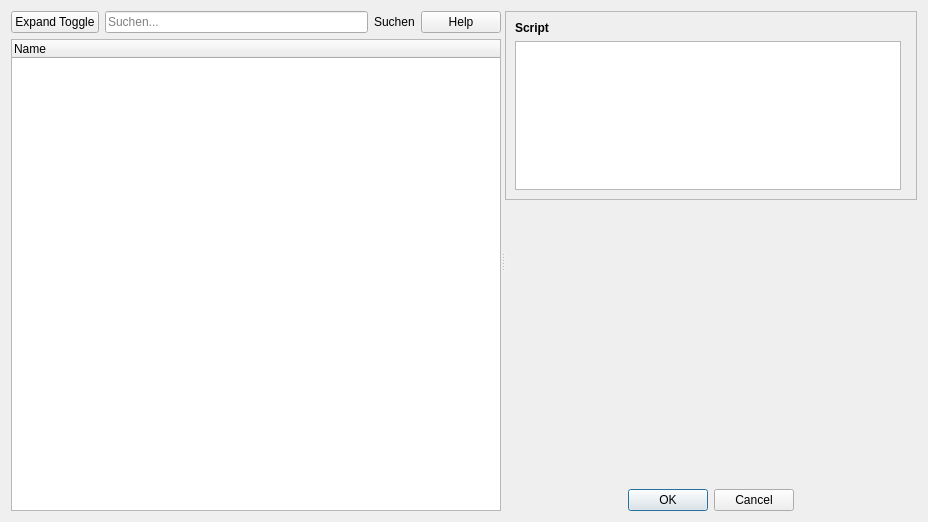
<?xml version="1.0" encoding="UTF-8"?>
<ui version="4.0">
 <class>Dialog</class>
 <widget class="QDialog" name="Dialog">
  <property name="windowModality">
   <enum>Qt::WindowModality::ApplicationModal</enum>
  </property>
  <property name="geometry">
   <rect>
    <x>0</x>
    <y>0</y>
    <width>928</width>
    <height>522</height>
   </rect>
  </property>
  <property name="windowTitle">
   <string>Taverne - Script erstellen...</string>
  </property>
  <layout class="QGridLayout" name="gridLayout_2">
   <item row="0" column="0">
    <widget class="QSplitter" name="splitter">
     <property name="orientation">
      <enum>Qt::Orientation::Horizontal</enum>
     </property>
     <widget class="QWidget" name="verticalLayout_2" native="true">
      <property name="sizePolicy">
       <sizepolicy hsizetype="Preferred" vsizetype="Preferred">
        <horstretch>0</horstretch>
        <verstretch>0</verstretch>
       </sizepolicy>
      </property>
      <layout class="QVBoxLayout" name="verticalLayout2">
       <item>
        <layout class="QHBoxLayout" name="filterLayout">
         <item>
          <widget class="QPushButton" name="buttonExpandToggle">
           <property name="font">
            <font>
             <hintingpreference>PreferNoHinting</hintingpreference>
            </font>
           </property>
           <property name="text">
            <string>Expand Toggle</string>
           </property>
           <property name="class" stdset="0">
            <string>icon</string>
           </property>
          </widget>
         </item>
         <item>
          <widget class="QLineEdit" name="nameFilterEdit">
           <property name="placeholderText">
            <string>Suchen...</string>
           </property>
           <property name="clearButtonEnabled">
            <bool>true</bool>
           </property>
          </widget>
         </item>
         <item>
          <widget class="QLabel" name="labelFilter">
           <property name="font">
            <font>
             <hintingpreference>PreferNoHinting</hintingpreference>
            </font>
           </property>
           <property name="text">
            <string>Suchen</string>
           </property>
           <property name="class" stdset="0">
            <string>icon</string>
           </property>
          </widget>
         </item>
         <item>
          <widget class="QPushButton" name="buttonHelp">
           <property name="font">
            <font>
             <hintingpreference>PreferNoHinting</hintingpreference>
            </font>
           </property>
           <property name="toolTip">
            <string>Script API Dokumentation öffnen</string>
           </property>
           <property name="text">
            <string>Help</string>
           </property>
           <property name="class" stdset="0">
            <string>icon</string>
           </property>
          </widget>
         </item>
        </layout>
       </item>
       <item>
        <widget class="QTreeWidget" name="treeScripts">
         <property name="sizePolicy">
          <sizepolicy hsizetype="Expanding" vsizetype="Expanding">
           <horstretch>0</horstretch>
           <verstretch>0</verstretch>
          </sizepolicy>
         </property>
         <property name="editTriggers">
          <set>QAbstractItemView::EditTrigger::NoEditTriggers</set>
         </property>
         <property name="showDropIndicator" stdset="0">
          <bool>false</bool>
         </property>
         <property name="alternatingRowColors">
          <bool>true</bool>
         </property>
         <property name="sortingEnabled">
          <bool>false</bool>
         </property>
         <property name="allColumnsShowFocus">
          <bool>true</bool>
         </property>
         <attribute name="headerVisible">
          <bool>true</bool>
         </attribute>
         <attribute name="headerCascadingSectionResizes">
          <bool>false</bool>
         </attribute>
         <attribute name="headerDefaultSectionSize">
          <number>150</number>
         </attribute>
         <attribute name="headerStretchLastSection">
          <bool>true</bool>
         </attribute>
         <column>
          <property name="text">
           <string>Name</string>
          </property>
         </column>
        </widget>
       </item>
      </layout>
     </widget>
     <widget class="QWidget" name="layoutWidget">
      <layout class="QVBoxLayout" name="verticalLayout" stretch="2,0,3,0">
       <property name="sizeConstraint">
        <enum>QLayout::SizeConstraint::SetDefaultConstraint</enum>
       </property>
       <item>
        <widget class="QScrollArea" name="scrollArea">
         <property name="minimumSize">
          <size>
           <width>220</width>
           <height>0</height>
          </size>
         </property>
         <property name="font">
          <font>
           <bold>false</bold>
          </font>
         </property>
         <property name="frameShape">
          <enum>QFrame::Shape::StyledPanel</enum>
         </property>
         <property name="widgetResizable">
          <bool>true</bool>
         </property>
         <widget class="QWidget" name="scrollAreaWidgetContents">
          <property name="geometry">
           <rect>
            <x>0</x>
            <y>0</y>
            <width>401</width>
            <height>181</height>
           </rect>
          </property>
          <layout class="QGridLayout" name="gridLayout">
           <item row="3" column="0">
            <layout class="QFormLayout" name="layoutParameter">
             <property name="verticalSpacing">
              <number>14</number>
             </property>
            </layout>
           </item>
           <item row="0" column="0" colspan="2">
            <widget class="QLabel" name="lblName">
             <property name="font">
              <font>
               <bold>true</bold>
              </font>
             </property>
             <property name="text">
              <string>Script</string>
             </property>
             <property name="class" stdset="0">
              <string>h4</string>
             </property>
            </widget>
           </item>
           <item row="2" column="0">
            <widget class="QTextBrowser" name="teBeschreibung"/>
           </item>
           <item row="7" column="0">
            <spacer name="verticalSpacer">
             <property name="orientation">
              <enum>Qt::Orientation::Vertical</enum>
             </property>
             <property name="sizeHint" stdset="0">
              <size>
               <width>20</width>
               <height>0</height>
              </size>
             </property>
            </spacer>
           </item>
          </layout>
         </widget>
        </widget>
       </item>
       <item>
        <layout class="QHBoxLayout" name="insertButtonLayout"/>
       </item>
       <item>
        <layout class="QHBoxLayout" name="codeLayout"/>
       </item>
       <item>
        <widget class="QDialogButtonBox" name="buttonBox">
         <property name="orientation">
          <enum>Qt::Orientation::Horizontal</enum>
         </property>
         <property name="standardButtons">
          <set>QDialogButtonBox::StandardButton::Cancel|QDialogButtonBox::StandardButton::Ok</set>
         </property>
         <property name="centerButtons">
          <bool>true</bool>
         </property>
        </widget>
       </item>
      </layout>
     </widget>
    </widget>
   </item>
  </layout>
 </widget>
 <tabstops>
  <tabstop>buttonExpandToggle</tabstop>
  <tabstop>nameFilterEdit</tabstop>
  <tabstop>treeScripts</tabstop>
  <tabstop>scrollArea</tabstop>
 </tabstops>
 <resources/>
 <connections>
  <connection>
   <sender>buttonBox</sender>
   <signal>accepted()</signal>
   <receiver>Dialog</receiver>
   <slot>accept()</slot>
   <hints>
    <hint type="sourcelabel">
     <x>248</x>
     <y>254</y>
    </hint>
    <hint type="destinationlabel">
     <x>157</x>
     <y>274</y>
    </hint>
   </hints>
  </connection>
  <connection>
   <sender>buttonBox</sender>
   <signal>rejected()</signal>
   <receiver>Dialog</receiver>
   <slot>reject()</slot>
   <hints>
    <hint type="sourcelabel">
     <x>316</x>
     <y>260</y>
    </hint>
    <hint type="destinationlabel">
     <x>286</x>
     <y>274</y>
    </hint>
   </hints>
  </connection>
 </connections>
</ui>
